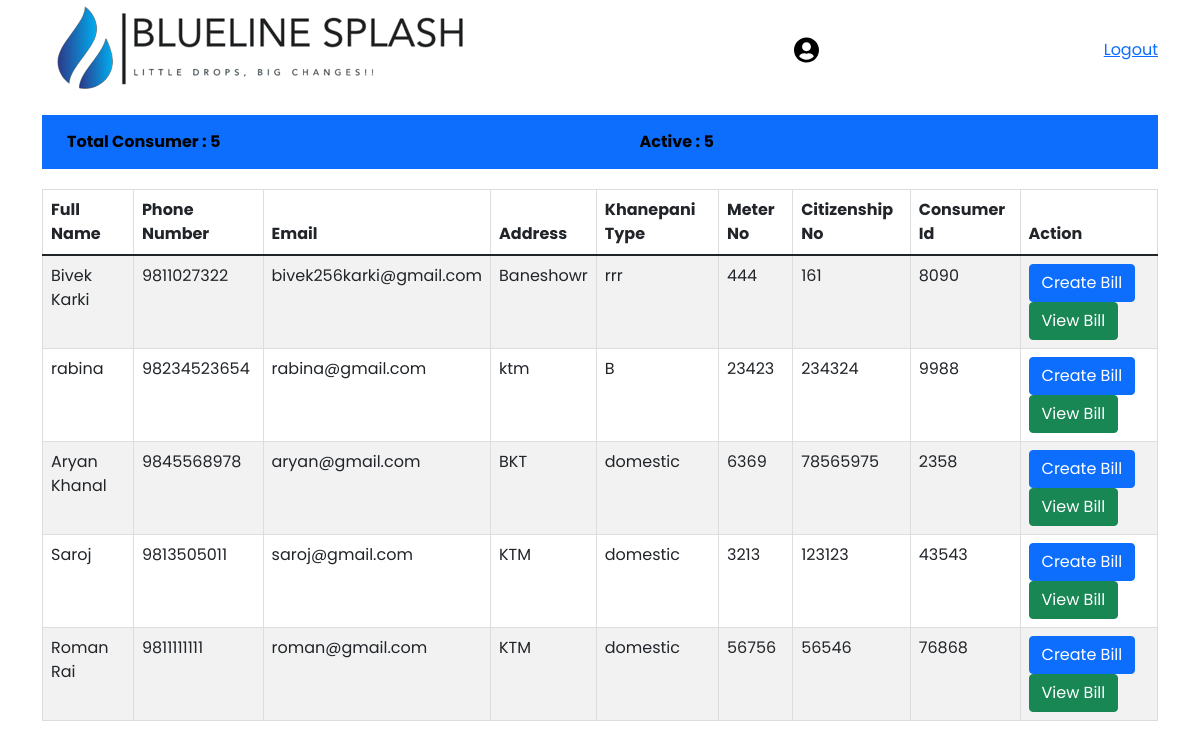
Page /employee/employee_dashboard on the earlier database version.
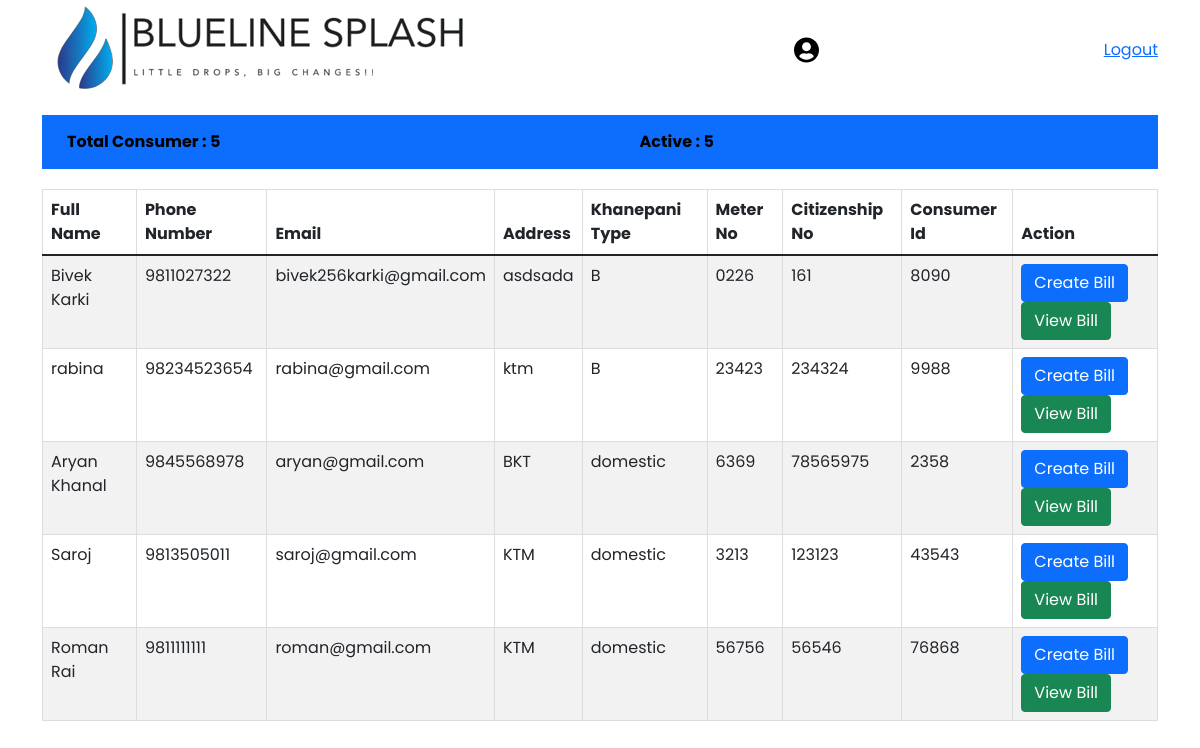
Same page on the later database version.
### consumer/models.py (models this page shows, shortened)
class Consumer(models.Model):
    id = models.IntegerField(primary_key=True)
    consumer_id = models.IntegerField()
    name = models.CharField(max_length=50)
    phone = models.CharField(max_length=50)
    email = models.CharField(max_length=50)
    address = models.CharField(max_length=50)
    meter_no = models.CharField(max_length=50)
    type = models.CharField(max_length=50)
    citizenship = models.CharField(max_length=50)

### employee/views.py (the view)
# urls.py: path('employee_dashboard', employee_dashboardview, name='employee_dashboard'),
def employee_dashboardview(request):
    employee_id = request.session.get('employee_id')
    emp = Employee.objects.filter(employee_id=employee_id)
    print("HEkkkkkkkkkk", emp)
    consumer = Consumer.objects.all()
    a = 0
    billing = consumerBilling.objects.values('consumer_det_id').distinct()
    consumer_billing_list = []
    for consumer_id in billing:
        last_billing = consumerBilling.objects.filter(consumer_det=consumer_id['consumer_det_id']).order_by('-id')
        if last_billing:
            consumer_billing_list.append(last_billing)
    billcounter = consumerBilling.objects.all()
    c = 0
    for i in billcounter:
        c = +1
    for i in consumer:
        a += 1
    context = {
        'consumer': consumer,
        'count': a,
        'billing': billcounter,
        'countbill': c,
        'consumer_billing_list':consumer_billing_list,
        'emp':emp,
    }
    return render(request, 'employee_dashboard.html',context)

### templates/employee_dashboard.html (shortened to what this page needs)
<!DOCTYPE html>
{% load static %}
<html lang="en">
<head>
    <link rel="stylesheet" href="https://maxcdn.bootstrapcdn.com/font-awesome/4.7.0/css/font-awesome.min.css">
    <link href="https://cdn.jsdelivr.net/npm/bootstrap@5.1.3/dist/css/bootstrap.min.css" rel="stylesheet">
    <link rel="stylesheet" type="text/css" href="{% static 'css/style.css' %}">
</head>
<body>
<section class="nav-sec navigation-bar">
      <nav class="navbar navbar-expand-lg navbar-light">
        <div class="container">
          <a class="navbar-brand" href="#"><img src="{% static 'images/logo.png' %}" alt="logo"></a>
          <div class="collapse navbar-collapse" id="navbarSupportedContent" style="
    display: flex;
    justify-content: flex-end;
">
              <ul class="navbar-nav">
              <div class="login-div employee_img" id="login-toggle">
                  <a href="#profileModal" data-bs-toggle="modal" data-bs-target="#profileModal"><img src="{% static 'images/user-circle-solid.svg' %}" alt="bell" style="margin-right: 10px;"> </a>
                  <a href="#logoutModal" class="edit" data-bs-toggle="modal" data-bs-target="#logoutModal">Logout</a>
                </div>
            </ul>
          </div>
        </div>
      </nav>
    </section>
<div class="container">
    <div class="dashmid">
    <ul class="flex justify-between">
        <li>Total Consumer :  {{ count }}</li>
        <li>Active : {{ count }}</li>
    </ul>
</div>
<table class="table table-striped">
  <thead>
    <tr>
        <th>Full Name</th>
        <th>Phone Number</th>
        <th>Email</th>
        <th>Address</th>
        <th>Khanepani Type</th>
        <th>Meter No</th>
        <th>Citizenship No</th>
        <th>Consumer Id</th>
        <th>Action</th>
    </tr>
  </thead>
  <tbody>
   {% for i in consumer %}
    <tr>
        <td>{{ i.name }}</td>
        <td>{{ i.phone }}</td>
        <td>{{ i.email }}</td>
        <td>{{ i.address }}</td>
        <td>{{ i.type }}</td>
        <td>{{ i.meter_no }}</td>
        <td>{{ i.citizenship }}</td>
        <td>{{ i.consumer_id }}</td>
        <td>
            <a href="#createbillModal-{{ i.consumer_id }}" class="btn btn-primary" data-bs-toggle="modal" data-bs-target="#createbillModal-{{ i.consumer_id }}">Create Bill</a>
            <a href="#viewbillModal-{{ i.consumer_id  }}" class="btn btn-success" data-bs-toggle="modal" data-bs-target="#viewbillModal-{{ i.consumer_id  }}">View Bill</a>
             </td>
    </tr>
    {% endfor %}
  </tbody>
</table>
{% for j in consumer_billing_list %}
    {% for i in j %}
</div>
{% endfor %}
{% endfor %}
</body>
</html>

### static/css/style.css (style rules this page uses)
* { font-family: 'Poppins', sans-serif; margin: 0; }
.dashmid ul { width: 100%; margin: 0; display: flex; justify-content: space-between; padding: 0 10px; }
.navbar { display: flex; height: 100px; }
.navbar img { width: 25px; }
body { font-family: Poppins, sans-serif; margin: 0; padding: 0; }
.flex { display: flex; }
.justify-between { justify-content: space-between; }
.dashmid { margin:0 80px 20px 50px; background: #0d6efd; padding: 15px; display: flex; justify-content: space-between; align-items: center; }
.dashmid li { display: flex; list-style: none; font-weight: bolder; align-items: center; color: #000000; }

Differences in the rows shown:
changed Consumer "Bivek Karki": address "Baneshowr" → "asdsada"; type "rrr" → "B"; meter_no "444" → "0226"
